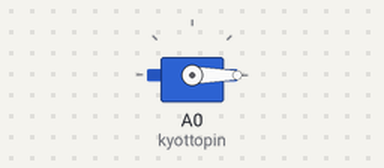
Simulated run of this sketch. Board: Arduino Uno, built with avr-gcc and run on an emulated ATmega328P. On the bench: servo.

Above: at 0.05 s.
At 1.5 s:
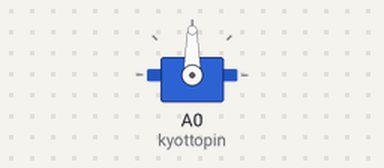
At 3.0 s:
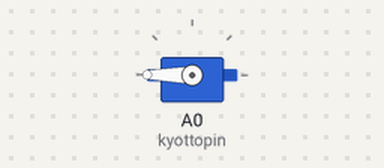
Timing chart, 0 to 6.9 s (numbered marks = the images above):
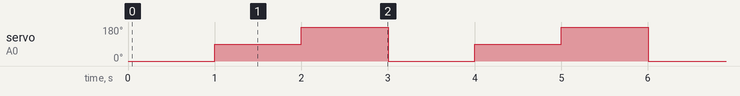

The sketch:

ServoCheck.ino
```cpp
# include <Servo.h>

Servo kyotto;

int kyottopin = A0;
int pulsomin = 700;
int pulsomax = 2550;

void setup()
{
  kyotto.attach(kyottopin, pulsomin, pulsomax);
}

void loop()
{
  kyotto.write(0);
  delay(1000);
  kyotto.write(90);
  delay(1000);
  kyotto.write(180);
  delay(1000);
}
```

Measured:
- by itself, servo on A0 (kyottopin): repeats every 3.0 s: 180° 1.0 s, 0° 1.0 s, 90° 1.0 s
